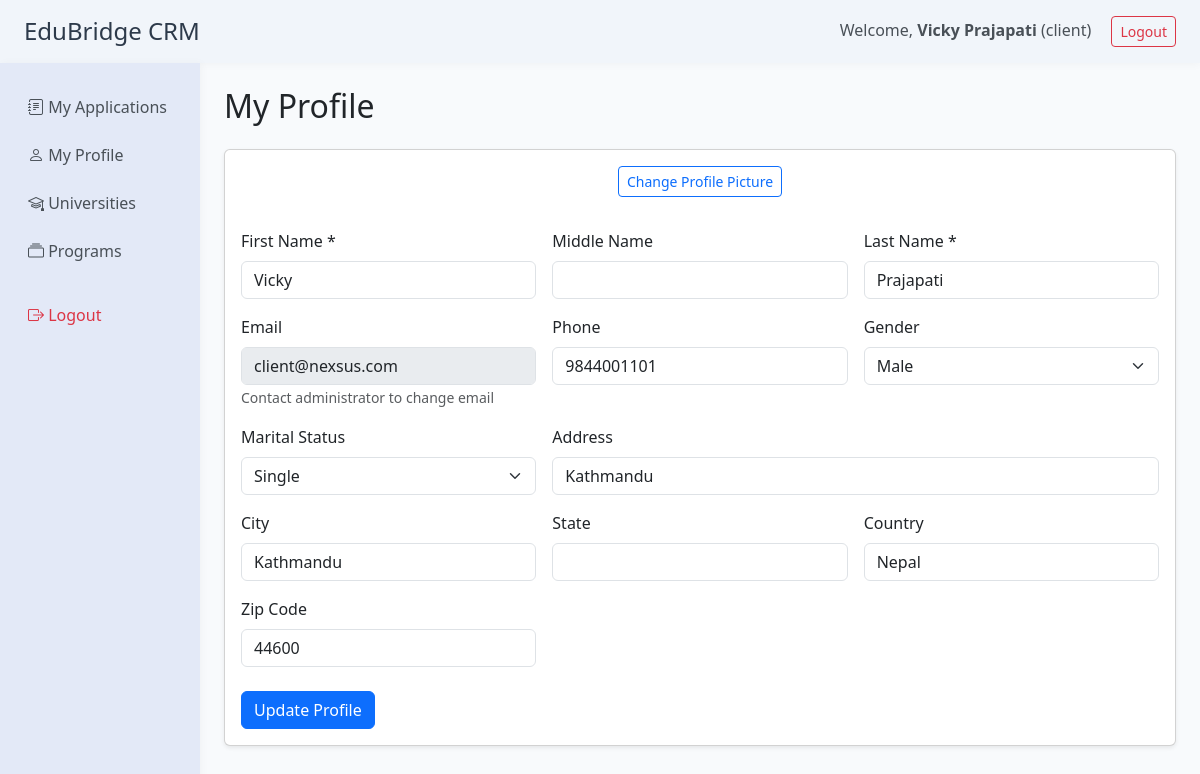
Screenshot of /modules/clients/profile.php (signed in) with the database file from the repository.
### tables this page shows
CREATE TABLE `clients` (
  `id` int(11) NOT NULL,
  `first_name` varchar(50) NOT NULL,
  `middle_name` varchar(50) DEFAULT NULL,
  `last_name` varchar(50) NOT NULL,
  `dob` date DEFAULT NULL,
  `nationality` varchar(50) DEFAULT NULL,
  `education_from` varchar(100) DEFAULT NULL,
  `email` varchar(100) NOT NULL,
  `phone` varchar(20) DEFAULT NULL,
  `alternate_phone` varchar(20) DEFAULT NULL,
  `gender` enum('male','female','other') DEFAULT 'other',
  `marital_status` enum('single','married','other') DEFAULT 'single',
  `address` varchar(255) DEFAULT NULL,
  `city` varchar(50) DEFAULT NULL,
  `state` varchar(50) DEFAULT NULL,
  `country` varchar(50) DEFAULT NULL,
  `zip_code` varchar(20) DEFAULT NULL,
  `profile_picture` varchar(255) DEFAULT NULL,
  `passport_number` varchar(50) DEFAULT NULL,
  `passport_expiry_date` date DEFAULT NULL,
  `accountId` char(36) NOT NULL,
  `invited_by` char(36) DEFAULT NULL,
  `handled_by` int(11) DEFAULT NULL,
  `created_at` datetime NOT NULL DEFAULT current_timestamp(),
  `updated_at` datetime NOT NULL DEFAULT current_timestamp() ON UPDATE current_timestamp()
);

### includes/auth.php (called while the page is built, shortened)
<?php
function current_user_id() {
    return $_SESSION['user_id'] ?? null;
}

### modules/clients/profile.php (the view, shortened to what this page needs)
<?php
require_once '../../includes/auth.php';
$user_id = current_user_id();
require_once '../../includes/db.php';
$stmt = $mysqli->prepare('SELECT * FROM clients WHERE accountId = ?');
$stmt->bind_param('s', $user_id);
$stmt->execute();
$client = $stmt->get_result()->fetch_assoc();
?>
<!DOCTYPE html>
<html lang="en">
<head>
    <link href="https://cdn.jsdelivr.net/npm/bootstrap@5.3.0/dist/css/bootstrap.min.css" rel="stylesheet">
    <link rel="stylesheet" href="https://cdn.jsdelivr.net/npm/bootstrap-icons@1.10.5/font/bootstrap-icons.css">
</head>
<body>
<?php include '../../includes/header.php'; ?>
<div class="container-fluid">
    <div class="row">
        <?php include '../../includes/sidebar.php'; ?>
        <main class="col-md-10 ms-sm-auto px-4 py-4">
            <div class="d-flex justify-content-between align-items-center mb-4">
                <h2 class="mb-0">My Profile</h2>
            </div>
            <div class="card shadow-sm">
                <div class="card-body">
                    <form method="post" enctype="multipart/form-data" autocomplete="off">
                        <div class="row g-3">
                            <div class="col-md-12 mb-3">
                                <div class="text-center">
                                    <div>
                                        <label class="btn btn-outline-primary btn-sm">
                                            Change Profile Picture
                                        </label>
                                    </div>
                                </div>
                            </div>
                            <div class="col-md-4">
                                <label class="form-label">First Name *</label>
                                <input type="text" name="first_name" class="form-control" value="<?= htmlspecialchars($client['first_name']) ?>" required>
                            </div>
                            <div class="col-md-4">
                                <label class="form-label">Middle Name</label>
                                <input type="text" name="middle_name" class="form-control" value="<?= htmlspecialchars($client['middle_name']) ?>">
                            </div>
                            <div class="col-md-4">
                                <label class="form-label">Last Name *</label>
                                <input type="text" name="last_name" class="form-control" value="<?= htmlspecialchars($client['last_name']) ?>" required>
                            </div>
                            <div class="col-md-4">
                                <label class="form-label">Email</label>
                                <input type="email" class="form-control" value="<?= htmlspecialchars($client['email']) ?>" disabled>
                                <small class="text-muted">Contact administrator to change email</small>
                            </div>
                            <div class="col-md-4">
                                <label class="form-label">Phone</label>
                                <input type="text" name="phone" class="form-control" value="<?= htmlspecialchars($client['phone']) ?>">
                            </div>
                            <div class="col-md-4">
                                <label class="form-label">Gender</label>
                                <select name="gender" class="form-select">
                                    <option value="male" <?= $client['gender'] === 'male' ? 'selected' : '' ?>>Male</option>
                                </select>
                            </div>
                            <div class="col-md-4">
                                <label class="form-label">Marital Status</label>
                                <select name="marital_status" class="form-select">
                                    <option value="single" <?= $client['marital_status'] === 'single' ? 'selected' : '' ?>>Single</option>
                                </select>
                            </div>
                            <div class="col-md-8">
                                <label class="form-label">Address</label>
                                <input type="text" name="address" class="form-control" value="<?= htmlspecialchars($client['address']) ?>">
                            </div>
                            <div class="col-md-4">
                                <label class="form-label">City</label>
                                <input type="text" name="city" class="form-control" value="<?= htmlspecialchars($client['city']) ?>">
                            </div>
                            <div class="col-md-4">
                                <label class="form-label">State</label>
                                <input type="text" name="state" class="form-control" value="<?= htmlspecialchars($client['state']) ?>">
                            </div>
                            <div class="col-md-4">
                                <label class="form-label">Country</label>
                                <input type="text" name="country" class="form-control" value="<?= htmlspecialchars($client['country']) ?>">
                            </div>
                            <div class="col-md-4">
                                <label class="form-label">Zip Code</label>
                                <input type="text" name="zip_code" class="form-control" value="<?= htmlspecialchars($client['zip_code']) ?>">
                            </div>
                        </div>
                        <div class="mt-4">
                            <button type="submit" class="btn btn-primary">Update Profile</button>
                        </div>
                    </form>
                </div>
            </div>
        </main>
    </div>
</div>
</body>
</html>

### modules/clients/profile.php (style rules this page uses)
body { background: #f8fafc; }

### rows the page displays
clients: first_name "Vicky", last_name "Prajapati", email "client@nexsus.com", phone "9844001101", gender "Male", marital_status "Single", address "Kathmandu", city "Kathmandu", country "Nepal", zip_code "44600"

### other values shown
$user_name "Vicky Prajapati"
$user_role "client"
